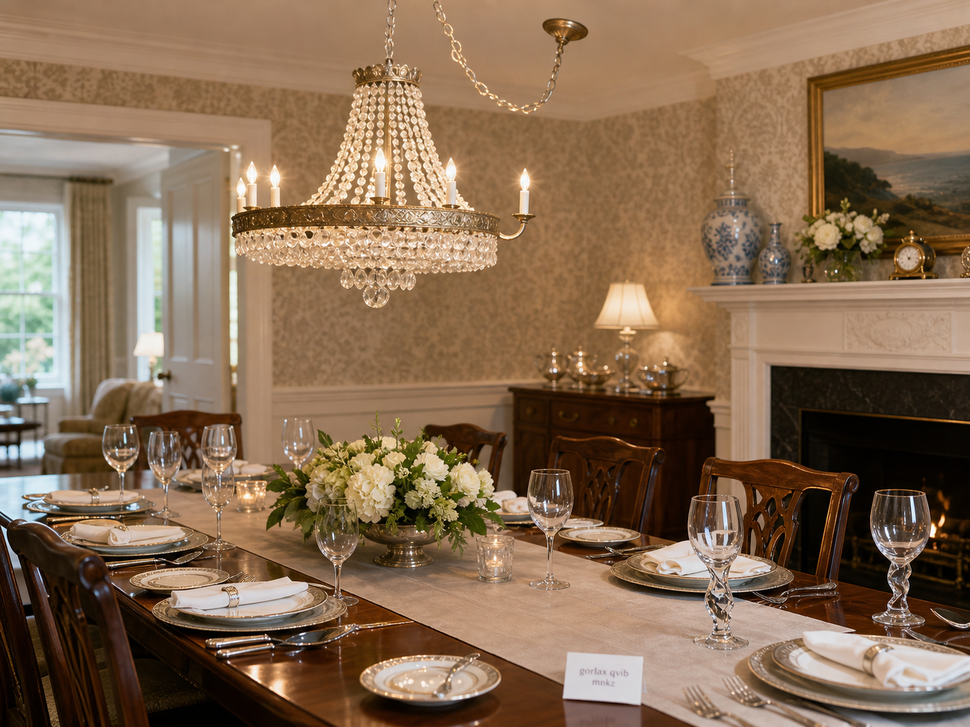
#> input picture documents/chandeliera.png, 970 x 727 px, shrunk from 1448 x 1086 before the run, found by its file name
$ python evaluate_quality.py   (older library calls are emulated)
#> lines starting #> are read from the running program, lines starting #| are printed output that depends on the picture
import cv2
import numpy as np

img_a = cv2.imread('/Volumes/WORK 2TB/WORK 2026/DATA_ANNOTATION/documents/chandeliera.png')
#> img_a is the input picture: shape (727, 970, 3); mean B, G, R 82.2, 107.2, 133.7
img_b = cv2.imread('/Volumes/WORK 2TB/WORK 2026/DATA_ANNOTATION/documents/chandelierb.png')
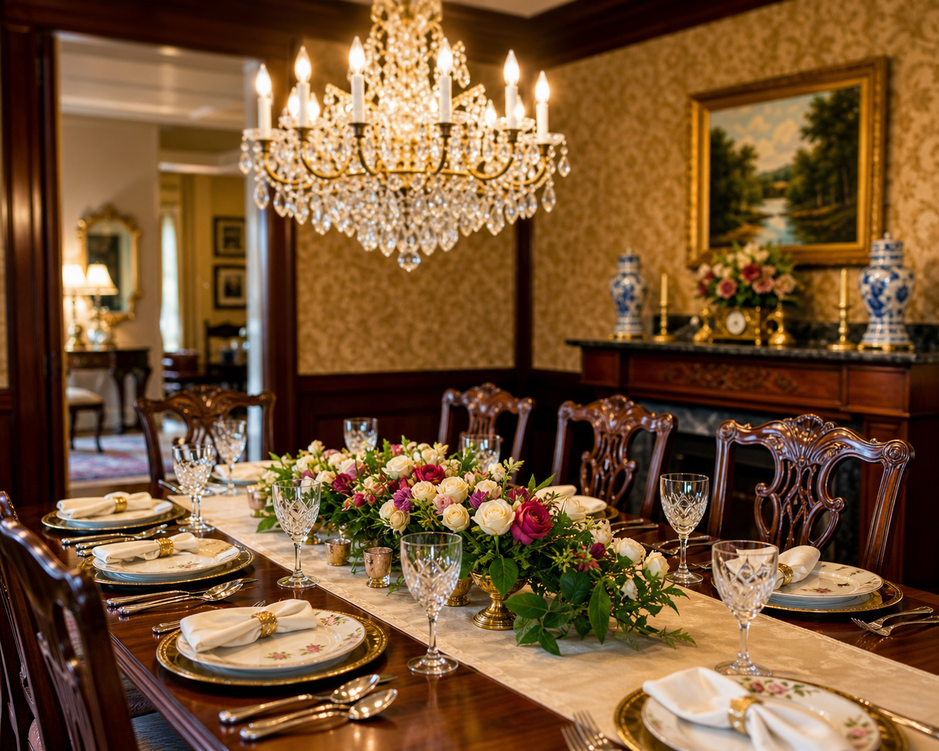
#> input picture documents/chandelierb.png, 939 x 751 px, shrunk from 1402 x 1122 before the run, found by its file name
#> img_b is the input picture: shape (751, 939, 3); mean B, G, R 52.2, 85.6, 119.8

def get_blur_score(img):
    gray = cv2.cvtColor(img, cv2.COLOR_BGR2GRAY)
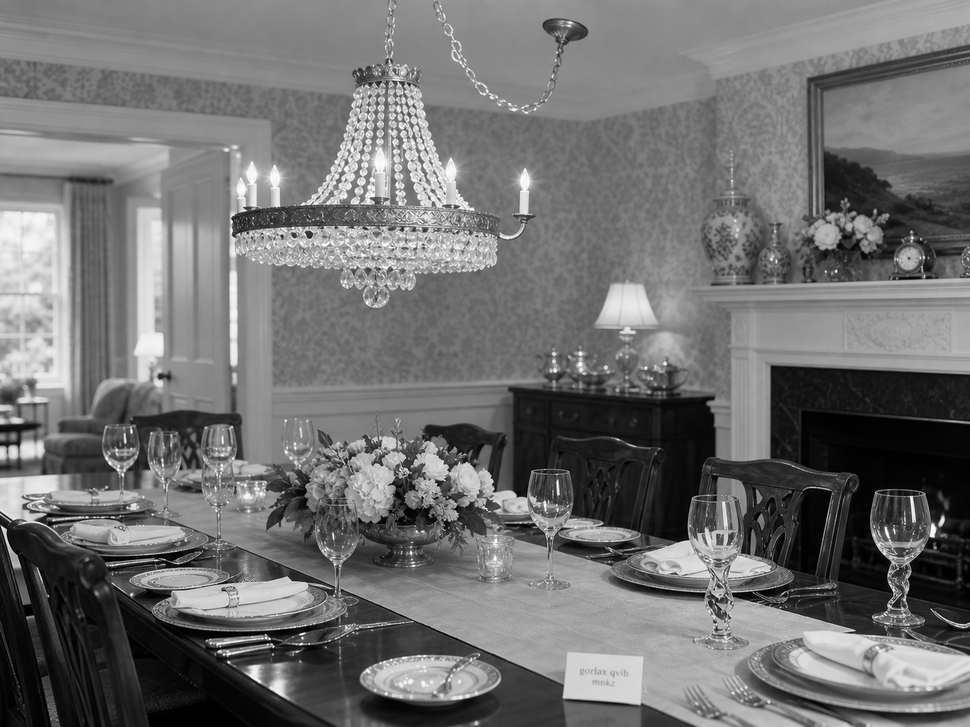
#> gray: shape (727, 970); min 0, max 255, mean 112.3
    return cv2.Laplacian(gray, cv2.CV_64F).var()

blur_a = get_blur_score(img_a)
#> blur_a = 1023.3
blur_b = get_blur_score(img_b)
#> in get_blur_score (call 2), `gray = cv2.cvtColor(img, cv2.COLOR_BGR2GRAY)`:
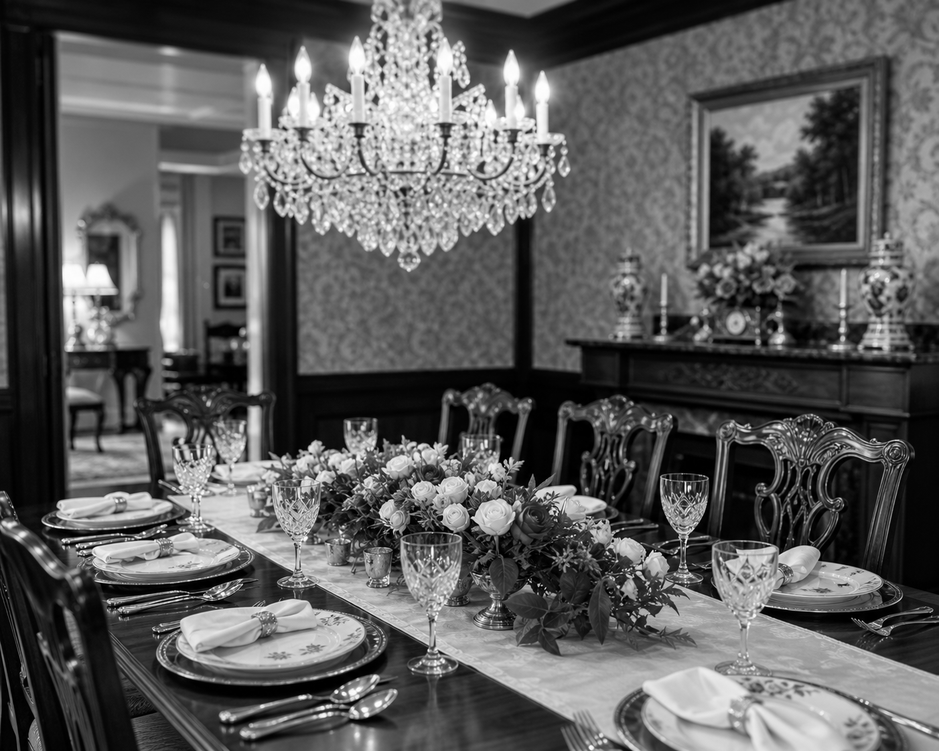
#> gray: shape (751, 939); min 0, max 255, mean 92
#> blur_b = 895.5

def get_color_stats(img):
    hsv = cv2.cvtColor(img, cv2.COLOR_BGR2HSV)
#> hsv: shape (727, 970, 3); mean H, S, V 19.2, 122, 134.6
    return {
        'avg_saturation': np.mean(hsv[:,:,1]),
        'avg_value': np.mean(hsv[:,:,2])
    }

color_a = get_color_stats(img_a)
#> color_a = {'avg_saturation': 122, 'avg_value': 134.6}
color_b = get_color_stats(img_b)
#> in get_color_stats (call 2), `hsv = cv2.cvtColor(img, cv2.COLOR_BGR2HSV)`: hsv: shape (751, 939, 3); mean H, S, V 22.3, 172.7, 120.7
#> color_b = {'avg_saturation': 172.7, 'avg_value': 120.7}

print(f"Image A - Sharpness (Laplacian Variance): {blur_a:.2f}")
#| Image A - Sharpness (Laplacian Variance): 1023.30
print(f"Image A - Avg Saturation: {color_a['avg_saturation']:.2f}")
#| Image A - Avg Saturation: 122.01
print(f"Image B - Sharpness (Laplacian Variance): {blur_b:.2f}")
#| Image B - Sharpness (Laplacian Variance): 895.48
print(f"Image B - Avg Saturation: {color_b['avg_saturation']:.2f}")
#| Image B - Avg Saturation: 172.70
